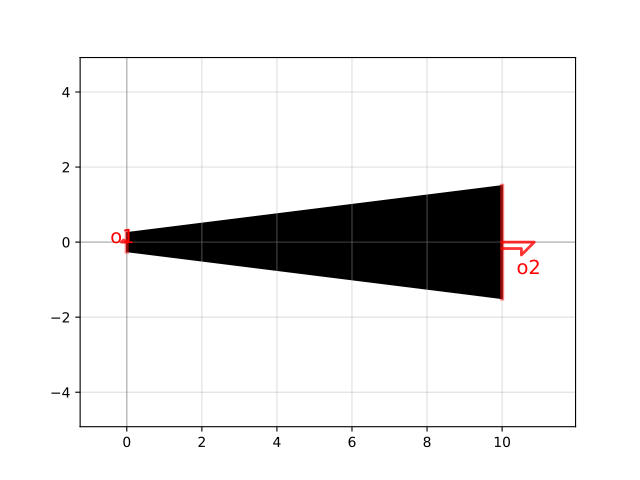

Here is the Python script that generated this plot:
import gdsfactory as gf

c = gf.components.taper2(length=10.0, width1=0.5, width2=3, with_bbox=False, with_two_ports=True, cross_section='strip')
c.plot()
